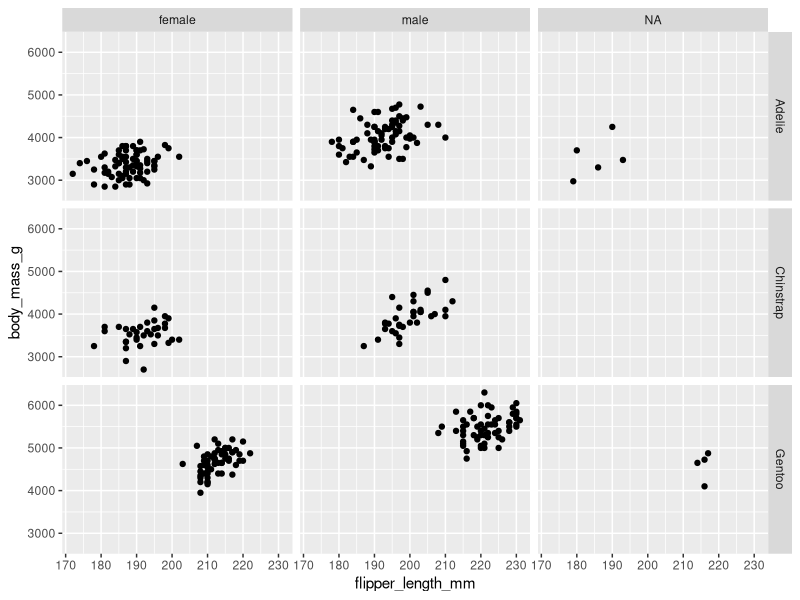
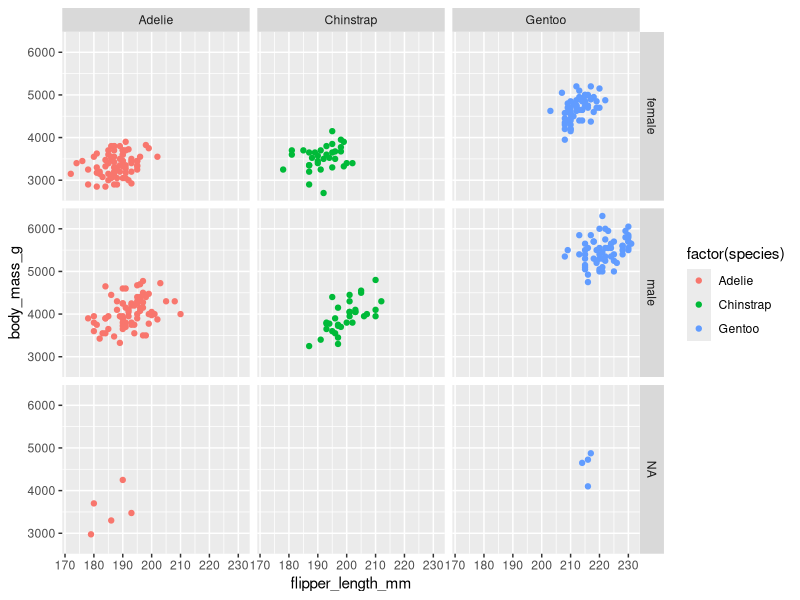

The R script that drew these images, in order:

            library(ggplot2)
            library(palmerpenguins)
            built_answer <- tryCatch(
                {
                    set.seed(42)
                    ggplot(penguins, aes(x = flipper_length_mm, y = body_mass_g)) + geom_point() + facet_grid(species ~ sex)
                    suppressWarnings(
                        if (!file.exists("/sandbox/figures/body-mass_flipper-length_scatter_facet_species_sex_answer.png")) {
                            ggsave(
                                width = 3,
                                height = 3,
                                "/sandbox/figures/body-mass_flipper-length_scatter_facet_species_sex_answer.png"
                            )
                        }
                    )
                    suppressWarnings(
                        ggplot_build(last_plot())
                    )
                },
                error = function(e) {
                    'ERROR'
                }
            )
            built_submission <- tryCatch(
                {
                    set.seed(42)
                    library(ggplot2)

ggplot(penguins, aes(x = flipper_length_mm, y = body_mass_g, color = factor(species))) +
  facet_grid(sex ~ species) +
  geom_point()
                    suppressWarnings(
                        ggsave(
                            width = 3,
                            height = 3,
                            "figures/body-mass_flipper-length_scatter_facet_species_sex_submission_gemma.png"
                        )
                    )
                    suppressWarnings(
                        ggplot_build(last_plot())
                    )
                },
                error = function(e) {
                    'ERROR'
                }
            )
            cat(isTRUE(all.equal(built_answer, built_submission)))
        
